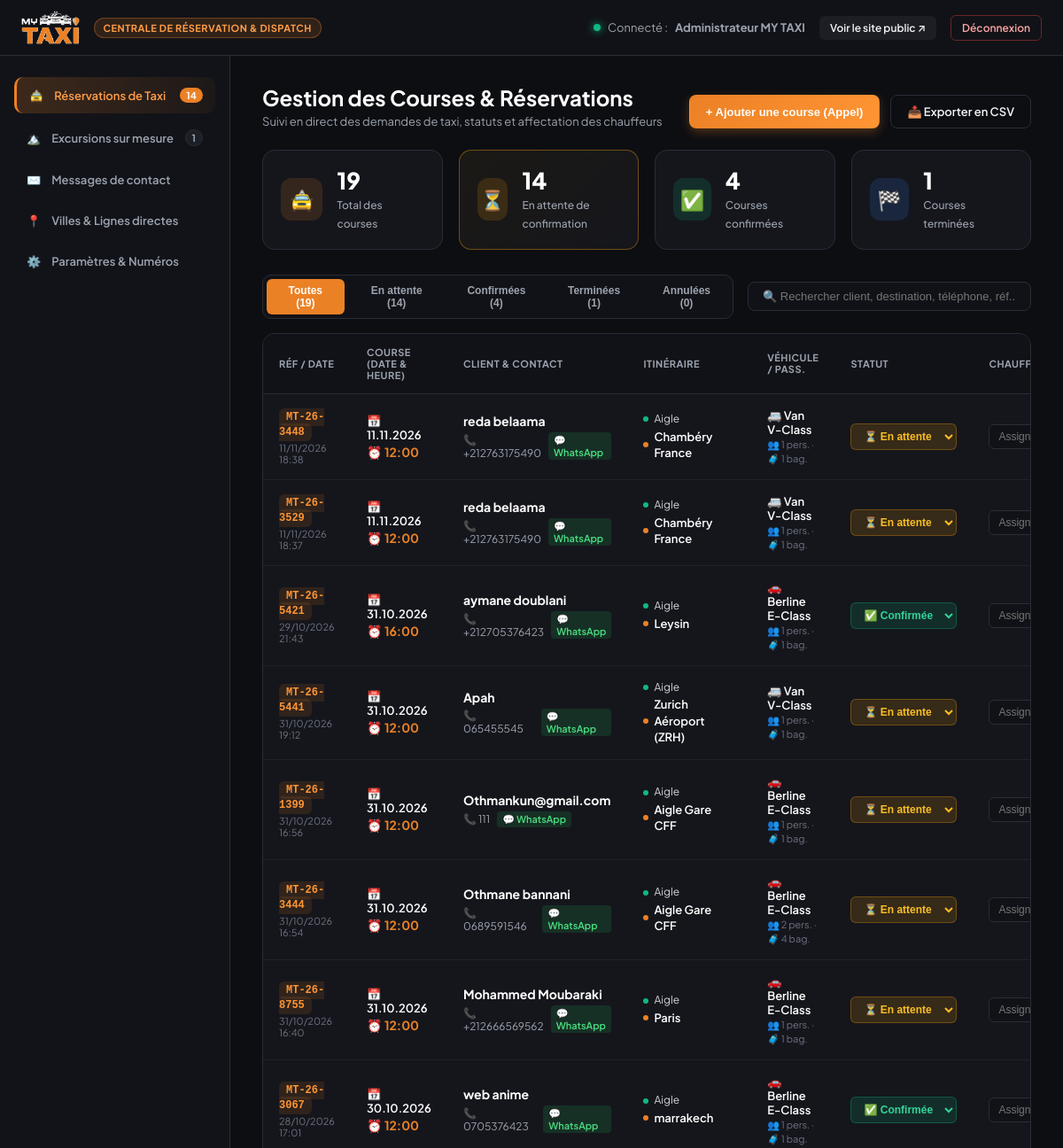
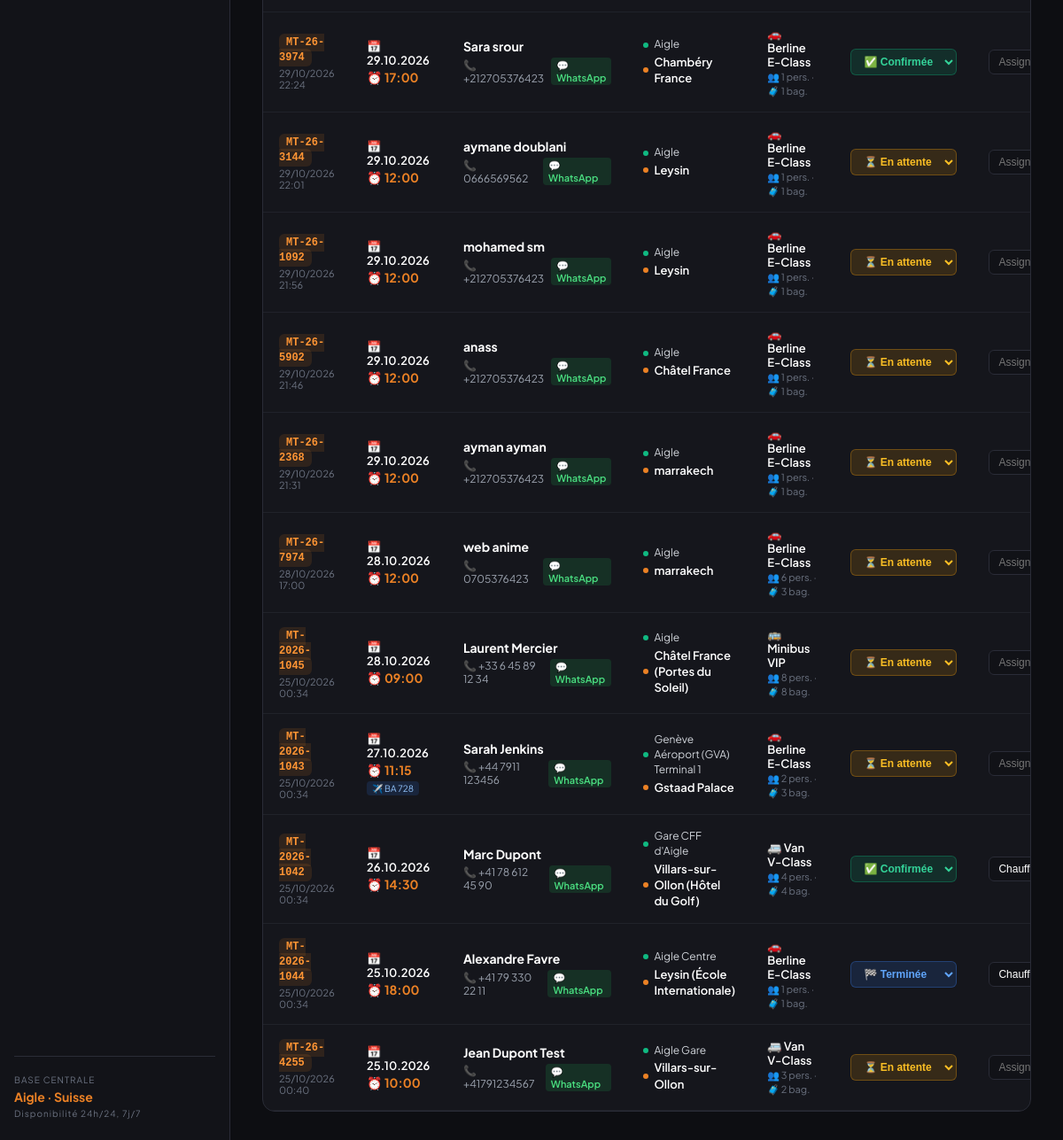
The page /admin/index.php (signed in) on the database its author committed (2 pictures, top to bottom).
### tables this page shows
CREATE TABLE IF NOT EXISTS `bookings` (
    `id` INT AUTO_INCREMENT PRIMARY KEY,
    `ref_code` VARCHAR(50) NOT NULL UNIQUE,
    `customer_name` VARCHAR(150) NOT NULL,
    `customer_phone` VARCHAR(50) NOT NULL,
    `customer_email` VARCHAR(150) DEFAULT NULL,
    `pickup_location` VARCHAR(255) NOT NULL,
    `destination` VARCHAR(255) NOT NULL,
    `ride_date` DATE NOT NULL,
    `ride_time` VARCHAR(20) NOT NULL,
    `vehicle_type` VARCHAR(50) NOT NULL DEFAULT 'sedan',
    `passengers` INT NOT NULL DEFAULT 1,
    `luggage` INT NOT NULL DEFAULT 1,
    `flight_number` VARCHAR(100) DEFAULT NULL,
    `notes` TEXT DEFAULT NULL,
    `fare_estimate` VARCHAR(100) DEFAULT NULL,
    `status` VARCHAR(50) NOT NULL DEFAULT 'pending',
    `driver_assigned` VARCHAR(100) DEFAULT NULL,
    `created_at` DATETIME DEFAULT CURRENT_TIMESTAMP
);

### admin/index.php (the view, shortened to what this page needs)
<?php
$pdo = getDb();
$stats = [
    'total' => $pdo->query("SELECT COUNT(*) FROM bookings")->fetchColumn(),
    'pending' => $pdo->query("SELECT COUNT(*) FROM bookings WHERE status = 'pending'")->fetchColumn(),
    'confirmed' => $pdo->query("SELECT COUNT(*) FROM bookings WHERE status = 'confirmed'")->fetchColumn(),
    'completed' => $pdo->query("SELECT COUNT(*) FROM bookings WHERE status = 'completed'")->fetchColumn(),
    'cancelled' => $pdo->query("SELECT COUNT(*) FROM bookings WHERE status = 'cancelled'")->fetchColumn(),
    'excursions' => $pdo->query("SELECT COUNT(*) FROM excursions")->fetchColumn(),
    'contacts' => $pdo->query("SELECT COUNT(*) FROM contacts")->fetchColumn(),
];
$bookingsStmt = $pdo->query("SELECT * FROM bookings ORDER BY ride_date DESC, ride_time DESC, id DESC");
$bookings = $bookingsStmt->fetchAll();
?>
<!DOCTYPE html>
<html lang="fr">
<head>
    <link rel="stylesheet" href="../assets/css/admin.css">
</head>
<body class="admin-body">
    <header class="admin-header">
        <div class="header-container">
            <div class="brand-area">
                <a href="index.php" class="admin-logo">
                    <img src="../assets/logo-white.png" alt="MY TAXI Admin" height="38">
                </a>
                <span class="badge-dispatch">Centrale de Réservation & Dispatch</span>
            </div>
            <div class="user-area">
                <span class="admin-welcome">
                    <span class="pulse-dot"></span>
                    Connecté : <strong><?= htmlspecialchars($_SESSION['mytaxi_admin_name'] ?? 'Admin') ?></strong>
                </span>
                <a href="../" target="_blank" class="btn-sm btn-ghost">Voir le site public ↗</a>
                <a href="logout.php" class="btn-sm btn-danger-outline">Déconnexion</a>
            </div>
        </div>
    </header>
    <div class="admin-layout">
        <aside class="admin-sidebar">
            <nav class="sidebar-nav">
                <a href="#tab-bookings" class="nav-item active" data-tab="tab-bookings">
                    <span class="icon">🚖</span>
                    <span>Réservations de Taxi</span>
                    <?php if ($stats['pending'] > 0): ?>
                        <span class="badge-count"><?= $stats['pending'] ?></span>
                    <?php endif; ?>
                </a>
                <a href="#tab-excursions" class="nav-item" data-tab="tab-excursions">
                    <span class="icon">🏔️</span>
                    <span>Excursions sur mesure</span>
                    <?php if ($stats['excursions'] > 0): ?>
                        <span class="badge-count subtle"><?= $stats['excursions'] ?></span>
                    <?php endif; ?>
                </a>
                <a href="#tab-contacts" class="nav-item" data-tab="tab-contacts">
                    <span class="icon">✉️</span>
                    <span>Messages de contact</span>
                </a>
                <a href="#tab-destinations" class="nav-item" data-tab="tab-destinations">
                    <span class="icon">📍</span>
                    <span>Villes & Lignes directes</span>
                </a>
                <a href="#tab-settings" class="nav-item" data-tab="tab-settings">
                    <span class="icon">⚙️</span>
                    <span>Paramètres & Numéros</span>
                </a>
            </nav>
            <div class="sidebar-footer">
                <div class="hub-info">
                    <small>BASE CENTRALE</small>
                    <p>Aigle · Suisse</p>
                    <small>Disponibilité 24h/24, 7j/7</small>
                </div>
            </div>
        </aside>
        <main class="admin-main">
            <section id="tab-bookings" class="tab-pane active">
                <div class="section-title-row">
                    <div>
                        <h2>Gestion des Courses & Réservations</h2>
                        <p class="subtitle">Suivi en direct des demandes de taxi, statuts et affectation des chauffeurs</p>
                    </div>
                    <div class="action-buttons">
                        <button class="btn btn-primary" onclick="openManualBookingModal()">+ Ajouter une course (Appel)</button>
                        <a href="api.php?action=export_csv" class="btn btn-outline">📥 Exporter en CSV</a>
                    </div>
                </div>
                <div class="kpi-grid">
                    <div class="kpi-card" data-filter="all">
                        <div class="kpi-icon orange">🚖</div>
                        <div class="kpi-details">
                            <span class="kpi-value" id="kpi-total"><?= $stats['total'] ?></span>
                            <span class="kpi-label">Total des courses</span>
                        </div>
                    </div>
                    <div class="kpi-card highlight-pending" data-filter="pending">
                        <div class="kpi-icon yellow">⏳</div>
                        <div class="kpi-details">
                            <span class="kpi-value" id="kpi-pending"><?= $stats['pending'] ?></span>
                            <span class="kpi-label">En attente de confirmation</span>
                        </div>
                    </div>
                    <div class="kpi-card" data-filter="confirmed">
                        <div class="kpi-icon green">✅</div>
                        <div class="kpi-details">
                            <span class="kpi-value" id="kpi-confirmed"><?= $stats['confirmed'] ?></span>
                            <span class="kpi-label">Courses confirmées</span>
                        </div>
                    </div>
                    <div class="kpi-card" data-filter="completed">
                        <div class="kpi-icon blue">🏁</div>
                        <div class="kpi-details">
                            <span class="kpi-value" id="kpi-completed"><?= $stats['completed'] ?></span>
                            <span class="kpi-label">Courses terminées</span>
                        </div>
                    </div>
                </div>
                <div class="table-controls">
                    <div class="filter-tabs">
                        <button class="filter-btn active" data-status="all">Toutes (<?= $stats['total'] ?>)</button>
                        <button class="filter-btn" data-status="pending">En attente (<?= $stats['pending'] ?>)</button>
                        <button class="filter-btn" data-status="confirmed">Confirmées (<?= $stats['confirmed'] ?>)</button>
                        <button class="filter-btn" data-status="completed">Terminées (<?= $stats['completed'] ?>)</button>
                        <button class="filter-btn" data-status="cancelled">Annulées (<?= $stats['cancelled'] ?>)</button>
                    </div>
                    <div class="search-box">
                        <input type="text" id="bookingSearch" placeholder="🔍 Rechercher client, destination, téléphone, réf..." autocomplete="off">
                    </div>
                </div>
                <div class="table-card">
                    <div class="table-responsive">
                        <table class="data-table" id="bookingsTable">
                            <thead>
                                <tr>
                                    <th>Réf / Date</th>
                                    <th>Course (Date & Heure)</th>
                                    <th>Client & Contact</th>
                                    <th>Itinéraire</th>
                                    <th>Véhicule / Pass.</th>
                                    <th>Statut</th>
                                    <th>Chauffeur</th>
                                </tr>
                            </thead>
                            <tbody>
                                <?php if (empty($bookings)): ?>
                                    <tr>
                                        <td colspan="8" class="empty-state">Aucune réservation pour le moment.</td>
                                    </tr>
                                <?php else: ?>
                                    <?php foreach ($bookings as $b): ?>
                                        <tr data-status="<?= htmlspecialchars($b['status']) ?>" id="row-booking-<?= $b['id'] ?>">
                                            <td>
                                                <strong class="ref-badge"><?= htmlspecialchars($b['ref_code']) ?></strong>
                                                <div class="date-sub"><?= date('d/m/Y H:i', strtotime($b['created_at'])) ?></div>
                                            </td>
                                            <td>
                                                <div class="ride-time-badge">
                                                    📅 <?= date('d.m.Y', strtotime($b['ride_date'])) ?>
                                                    <strong>⏰ <?= htmlspecialchars($b['ride_time']) ?></strong>
                                                </div>
                                                <?php if (!empty($b['flight_number'])): ?>
                                                    <span class="flight-tag">✈️ <?= htmlspecialchars($b['flight_number']) ?></span>
                                                <?php endif; ?>
                                            </td>
                                            <td>
                                                <div class="customer-info">
                                                    <strong><?= htmlspecialchars($b['customer_name']) ?></strong>
                                                    <div class="contact-links">
                                                        <a href="tel:<?= htmlspecialchars($b['customer_phone']) ?>" class="tel-link" title="Appeler">📞 <?= htmlspecialchars($b['customer_phone']) ?></a>
                                                        <?php
                                                            $cleanWa = preg_replace('/[^0-9]/', '', $b['customer_phone']);
                                                            $waText = rawurlencode("Bonjour " . $b['customer_name'] . ", nous confirmons votre course MY TAXI (Réf: " . $b['ref_code'] . ") le " . date('d.m.Y', strtotime($b['ride_date'])) . " à " . $b['ride_time'] . ".");
                                                        ?>
                                                        <a href="https://wa.me/<?= $cleanWa ?>?text=<?= $waText ?>" target="_blank" class="wa-direct-btn" title="Contacter sur WhatsApp">💬 WhatsApp</a>
                                                    </div>
                                                </div>
                                            </td>
                                            <td>
                                                <div class="route-display">
                                                    <div class="route-from"><span class="route-dot green"></span> <?= htmlspecialchars($b['pickup_location']) ?></div>
                                                    <div class="route-to"><span class="route-dot orange"></span> <?= htmlspecialchars($b['destination']) ?></div>
                                                </div>
                                            </td>
                                            <td>
                                                <div class="veh-type">
                                                    <?php if ($b['vehicle_type'] === 'van'): ?>
                                                        🚐 Van V-Class
                                                    <?php elseif ($b['vehicle_type'] === 'minibus'): ?>
                                                        🚌 Minibus VIP
                                                    <?php else: ?>
                                                        🚗 Berline E-Class
                                                    <?php endif; ?>
                                                </div>
                                                <small class="muted">👥 <?= $b['passengers'] ?> pers. · 🧳 <?= $b['luggage'] ?> bag.</small>
                                            </td>
                                            <td>
                                                <select class="status-select status-<?= htmlspecialchars($b['status']) ?>" onchange="updateBookingStatus(<?= $b['id'] ?>, this.value)">
                                                    <option value="pending" <?= $b['status'] === 'pending' ? 'selected' : '' ?>>⏳ En attente</option>
                                                    <option value="confirmed" <?= $b['status'] === 'confirmed' ? 'selected' : '' ?>>✅ Confirmée</option>
                                                    <option value="completed" <?= $b['status'] === 'completed' ? 'selected' : '' ?>>🏁 Terminée</option>
                                                </select>
                                            </td>
                                            <td>
                                                <input type="text" class="driver-input" value="<?= htmlspecialchars($b['driver_assigned'] ?? '') ?>" placeholder="Assigner..." onblur="assignDriver(<?= $b['id'] ?>, this.value)">
                                            </td>
                                        </tr>
                                    <?php endforeach; ?>
                                <?php endif; ?>
                            </tbody>
                        </table>
                    </div>
                </div>
            </section>
        </main>
    </div>
</body>
</html>

### rows shown on the page
bookings: ref_code "MT-26-3448", created_at "11/11/2026 18:38", ride_date "11.11.2026", ride_time "12:00", customer_name "reda belaama", customer_phone "+212763175490", pickup_location "Aigle", destination "Chambéry France", vehicle_type "🚐 Van V-Class", passengers "1", luggage "1", status+id "⏳ En attente"
bookings: ref_code "MT-26-3529", created_at "11/11/2026 18:37", ride_date "11.11.2026", ride_time "12:00", customer_name "reda belaama", customer_phone "+212763175490", pickup_location "Aigle", destination "Chambéry France", vehicle_type "🚐 Van V-Class", passengers "1", luggage "1", status+id "⏳ En attente"
bookings: ref_code "MT-26-5421", created_at "29/10/2026 21:43", ride_date "31.10.2026", ride_time "16:00", customer_name "aymane doublani", customer_phone "+212705376423", pickup_location "Aigle", destination "Leysin", vehicle_type "🚗 Berline E-Class", passengers "1", luggage "1", status+id "✅ Confirmée"
bookings: ref_code "MT-26-5441", created_at "31/10/2026 19:12", ride_date "31.10.2026", ride_time "12:00", customer_name "Apah", customer_phone "065455545", pickup_location "Aigle", destination "Zurich Aéroport (ZRH)", vehicle_type "🚐 Van V-Class", passengers "1", luggage "1", status+id "⏳ En attente"
bookings: ref_code "MT-26-1399", created_at "31/10/2026 16:56", ride_date "31.10.2026", ride_time "12:00", customer_name "Othmankun@gmail.com", customer_phone "111", pickup_location "Aigle", destination "Aigle Gare CFF", vehicle_type "🚗 Berline E-Class", passengers "1", luggage "1", status+id "⏳ En attente"
bookings: ref_code "MT-26-3444", created_at "31/10/2026 16:54", ride_date "31.10.2026", ride_time "12:00", customer_name "Othmane bannani", customer_phone "0689591546", pickup_location "Aigle", destination "Aigle Gare CFF", vehicle_type "🚗 Berline E-Class", passengers "2", luggage "4", status+id "⏳ En attente"
bookings: ref_code "MT-26-8755", created_at "31/10/2026 16:40", ride_date "31.10.2026", ride_time "12:00", customer_name "Mohammed Moubaraki", customer_phone "+212666569562", pickup_location "Aigle", destination "Paris", vehicle_type "🚗 Berline E-Class", passengers "1", luggage "1", status+id "⏳ En attente"
bookings: ref_code "MT-26-3067", created_at "28/10/2026 17:01", ride_date "30.10.2026", ride_time "12:00", customer_name "web anime", customer_phone "0705376423", pickup_location "Aigle", destination "marrakech", vehicle_type "🚗 Berline E-Class", passengers "1", luggage "1", status+id "✅ Confirmée"
bookings: ref_code "MT-26-3974", created_at "29/10/2026 22:24", ride_date "29.10.2026", ride_time "17:00", customer_name "Sara srour", customer_phone "+212705376423", pickup_location "Aigle", destination "Chambéry France", vehicle_type "🚗 Berline E-Class", passengers "1", luggage "1", status+id "✅ Confirmée"
bookings: ref_code "MT-26-3144", created_at "29/10/2026 22:01", ride_date "29.10.2026", ride_time "12:00", customer_name "aymane doublani", customer_phone "0666569562", pickup_location "Aigle", destination "Leysin", vehicle_type "🚗 Berline E-Class", passengers "1", luggage "1", status+id "⏳ En attente"
bookings: ref_code "MT-26-1092", created_at "29/10/2026 21:56", ride_date "29.10.2026", ride_time "12:00", customer_name "mohamed sm", customer_phone "+212705376423", pickup_location "Aigle", destination "Leysin", vehicle_type "🚗 Berline E-Class", passengers "1", luggage "1", status+id "⏳ En attente"
bookings: ref_code "MT-26-5902", created_at "29/10/2026 21:46", ride_date "29.10.2026", ride_time "12:00", customer_name "anass", customer_phone "+212705376423", pickup_location "Aigle", destination "Châtel France", vehicle_type "🚗 Berline E-Class", passengers "1", luggage "1", status+id "⏳ En attente"
bookings: ref_code "MT-26-2368", created_at "29/10/2026 21:31", ride_date "29.10.2026", ride_time "12:00", customer_name "ayman ayman", customer_phone "+212705376423", pickup_location "Aigle", destination "marrakech", vehicle_type "🚗 Berline E-Class", passengers "1", luggage "1", status+id "⏳ En attente"
bookings: ref_code "MT-26-7974", created_at "28/10/2026 17:00", ride_date "28.10.2026", ride_time "12:00", customer_name "web anime", customer_phone "0705376423", pickup_location "Aigle", destination "marrakech", vehicle_type "🚗 Berline E-Class", passengers "6", luggage "3", status+id "⏳ En attente"
bookings: ref_code "MT-2026-1045", created_at "25/10/2026 00:34", ride_date "28.10.2026", ride_time "09:00", customer_name "Laurent Mercier", customer_phone "+33 6 45 89 12 34", pickup_location "Aigle", destination "Châtel France (Portes du Soleil)", vehicle_type "🚌 Minibus VIP", passengers "8", luggage "8", status+id "⏳ En attente"
bookings: ref_code "MT-2026-1043", created_at "25/10/2026 00:34", ride_date "27.10.2026", ride_time "11:15", flight_number "BA 728", customer_name "Sarah Jenkins", customer_phone "+44 7911 123456", pickup_location "Genève Aéroport (GVA) Terminal 1", destination "Gstaad Palace", vehicle_type "🚗 Berline E-Class", passengers "2", luggage "3", status+id "⏳ En attente"
bookings: ref_code "MT-2026-1042", created_at "25/10/2026 00:34", ride_date "26.10.2026", ride_time "14:30", customer_name "Marc Dupont", customer_phone "+41 78 612 45 90", pickup_location "Gare CFF d'Aigle", destination "Villars-sur-Ollon (Hôtel du Golf)", vehicle_type "🚐 Van V-Class", passengers "4", luggage "4", status+id "✅ Confirmée", driver_assigned "Chauffeur 1"
bookings: ref_code "MT-2026-1044", created_at "25/10/2026 00:34", ride_date "25.10.2026", ride_time "18:00", customer_name "Alexandre Favre", customer_phone "+41 79 330 22 11", pickup_location "Aigle Centre", destination "Leysin (École Internationale)", vehicle_type "🚗 Berline E-Class", passengers "1", luggage "1", status+id "🏁 Terminée", driver_assigned "Chauffeur 1"
bookings: ref_code "MT-26-4255", created_at "25/10/2026 00:40", ride_date "25.10.2026", ride_time "10:00", customer_name "Jean Dupont Test", customer_phone "+41791234567", pickup_location "Aigle Gare", destination "Villars-sur-Ollon", vehicle_type "🚐 Van V-Class", passengers "3", luggage "2", status+id "⏳ En attente"

### other values the page prints
$_SESSION['mytaxi_admin_name'] "Administrateur MY TAXI"
$stats['pending'] "14"
$stats['excursions'] "1"
$stats['total'] "19"
$stats['confirmed'] "4"
$stats['completed'] "1"
$stats['cancelled'] "0"
